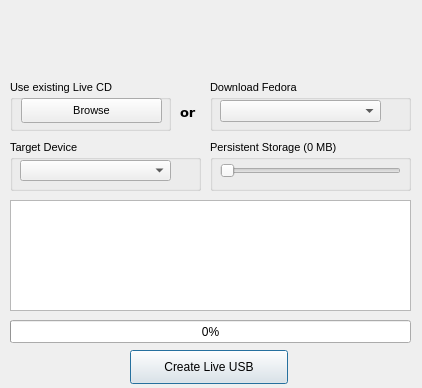
<?xml version="1.0" encoding="UTF-8"?>
<ui version="4.0">
 <class>Dialog</class>
 <widget class="QDialog" name="Dialog">
  <property name="geometry">
   <rect>
    <x>0</x>
    <y>0</y>
    <width>422</width>
    <height>388</height>
   </rect>
  </property>
  <property name="sizePolicy">
   <sizepolicy hsizetype="Fixed" vsizetype="Fixed">
    <horstretch>0</horstretch>
    <verstretch>0</verstretch>
   </sizepolicy>
  </property>
  <property name="windowTitle">
   <string>Ekaaty LiveUSB Creator</string>
  </property>
  <widget class="QPushButton" name="startButton">
   <property name="enabled">
    <bool>true</bool>
   </property>
   <property name="geometry">
    <rect>
     <x>130</x>
     <y>350</y>
     <width>158</width>
     <height>34</height>
    </rect>
   </property>
   <property name="whatsThis">
    <string>This button will begin the LiveUSB creation process.  This entails optionally downloading a release (if an existing one wasn't selected),  extracting the ISO to the USB device, creating the persistent overlay, and installing the bootloader.</string>
   </property>
   <property name="text">
    <string>Create Live USB</string>
   </property>
  </widget>
  <widget class="QTextEdit" name="textEdit">
   <property name="geometry">
    <rect>
     <x>10</x>
     <y>200</y>
     <width>401</width>
     <height>111</height>
    </rect>
   </property>
   <property name="font">
    <font>
     <pointsize>8</pointsize>
    </font>
   </property>
   <property name="whatsThis">
    <string>This is the status console, where all messages get written to.</string>
   </property>
   <property name="readOnly">
    <bool>true</bool>
   </property>
  </widget>
  <widget class="QProgressBar" name="progressBar">
   <property name="geometry">
    <rect>
     <x>10</x>
     <y>320</y>
     <width>401</width>
     <height>23</height>
    </rect>
   </property>
   <property name="whatsThis">
    <string>This is the progress bar that will indicate how far along in the LiveUSB creation process you are</string>
   </property>
   <property name="value">
    <number>0</number>
   </property>
  </widget>
  <widget class="QGroupBox" name="downloadGroup">
   <property name="geometry">
    <rect>
     <x>210</x>
     <y>80</y>
     <width>201</width>
     <height>51</height>
    </rect>
   </property>
   <property name="font">
    <font>
     <pointsize>8</pointsize>
    </font>
   </property>
   <property name="whatsThis">
    <string>If you do not select an existing Live CD, the selected release will be downloaded for you.</string>
   </property>
   <property name="title">
    <string>Download Fedora</string>
   </property>
   <widget class="QComboBox" name="downloadCombo">
    <property name="geometry">
     <rect>
      <x>10</x>
      <y>20</y>
      <width>161</width>
      <height>22</height>
     </rect>
    </property>
   </widget>
   <widget class="QPushButton" name="refreshReleasesButton">
    <property name="geometry">
     <rect>
      <x>170</x>
      <y>20</y>
      <width>30</width>
      <height>20</height>
     </rect>
    </property>
    <property name="text">
     <string/>
    </property>
    <property name="icon">
     <iconset resource="resources.qrc">
      <normaloff>:/refresh.png</normaloff>:/refresh.png</iconset>
    </property>
    <property name="flat">
     <bool>true</bool>
    </property>
   </widget>
  </widget>
  <widget class="QLabel" name="label_2">
   <property name="geometry">
    <rect>
     <x>180</x>
     <y>100</y>
     <width>23</width>
     <height>24</height>
    </rect>
   </property>
   <property name="font">
    <font>
     <family>Verdana</family>
     <pointsize>10</pointsize>
     <weight>75</weight>
     <bold>true</bold>
    </font>
   </property>
   <property name="text">
    <string>or</string>
   </property>
  </widget>
  <widget class="QGroupBox" name="groupBox">
   <property name="geometry">
    <rect>
     <x>10</x>
     <y>80</y>
     <width>161</width>
     <height>51</height>
    </rect>
   </property>
   <property name="font">
    <font>
     <pointsize>8</pointsize>
    </font>
   </property>
   <property name="whatsThis">
    <string>This button allows you to browse for an existing Live CD ISO that you have previously downloaded.  If you do not select one, a release will be downloaded for you automatically.</string>
   </property>
   <property name="title">
    <string>Use existing Live CD</string>
   </property>
   <widget class="QPushButton" name="isoBttn">
    <property name="geometry">
     <rect>
      <x>11</x>
      <y>18</y>
      <width>141</width>
      <height>25</height>
     </rect>
    </property>
    <property name="text">
     <string>Browse</string>
    </property>
    <property name="shortcut">
     <string>Alt+B</string>
    </property>
   </widget>
  </widget>
  <widget class="QGroupBox" name="groupBox_2">
   <property name="geometry">
    <rect>
     <x>10</x>
     <y>140</y>
     <width>191</width>
     <height>51</height>
    </rect>
   </property>
   <property name="font">
    <font>
     <pointsize>8</pointsize>
    </font>
   </property>
   <property name="whatsThis">
    <string>This is the USB stick that you want to install your Live CD on.  This device must be formatted with the FAT filesystem.</string>
   </property>
   <property name="title">
    <string>Target Device</string>
   </property>
   <widget class="QComboBox" name="driveBox">
    <property name="geometry">
     <rect>
      <x>10</x>
      <y>20</y>
      <width>151</width>
      <height>21</height>
     </rect>
    </property>
    <property name="editable">
     <bool>false</bool>
    </property>
    <property name="insertPolicy">
     <enum>QComboBox::InsertAtTop</enum>
    </property>
    <property name="duplicatesEnabled">
     <bool>false</bool>
    </property>
   </widget>
   <widget class="QPushButton" name="refreshDevicesButton">
    <property name="geometry">
     <rect>
      <x>160</x>
      <y>20</y>
      <width>30</width>
      <height>20</height>
     </rect>
    </property>
    <property name="text">
     <string/>
    </property>
    <property name="icon">
     <iconset resource="resources.qrc">
      <normaloff>:/refresh.png</normaloff>:/refresh.png</iconset>
    </property>
    <property name="flat">
     <bool>true</bool>
    </property>
   </widget>
  </widget>
  <widget class="QGroupBox" name="overlayTitle">
   <property name="geometry">
    <rect>
     <x>210</x>
     <y>140</y>
     <width>201</width>
     <height>51</height>
    </rect>
   </property>
   <property name="font">
    <font>
     <pointsize>8</pointsize>
    </font>
   </property>
   <property name="whatsThis">
    <string comment="comment!">By allocating extra space on your USB stick for a persistent overlay, you will be able to store data and make permanent modifications to your live operating system.  Without it, you will not be able to save data that will persist after a reboot.</string>
   </property>
   <property name="title">
    <string>Persistent Storage (0 MB)</string>
   </property>
   <widget class="QSlider" name="overlaySlider">
    <property name="geometry">
     <rect>
      <x>10</x>
      <y>20</y>
      <width>181</width>
      <height>21</height>
     </rect>
    </property>
    <property name="maximum">
     <number>2047</number>
    </property>
    <property name="orientation">
     <enum>Qt::Horizontal</enum>
    </property>
    <property name="tickPosition">
     <enum>QSlider::NoTicks</enum>
    </property>
   </widget>
  </widget>
  <widget class="QLabel" name="label">
   <property name="geometry">
    <rect>
     <x>0</x>
     <y>0</y>
     <width>430</width>
     <height>72</height>
    </rect>
   </property>
   <property name="text">
    <string/>
   </property>
   <property name="pixmap">
    <pixmap resource="resources.qrc">:/liveusb-header.png</pixmap>
   </property>
  </widget>
 </widget>
 <resources>
  <include location="resources.qrc"/>
 </resources>
 <connections/>
</ui>
